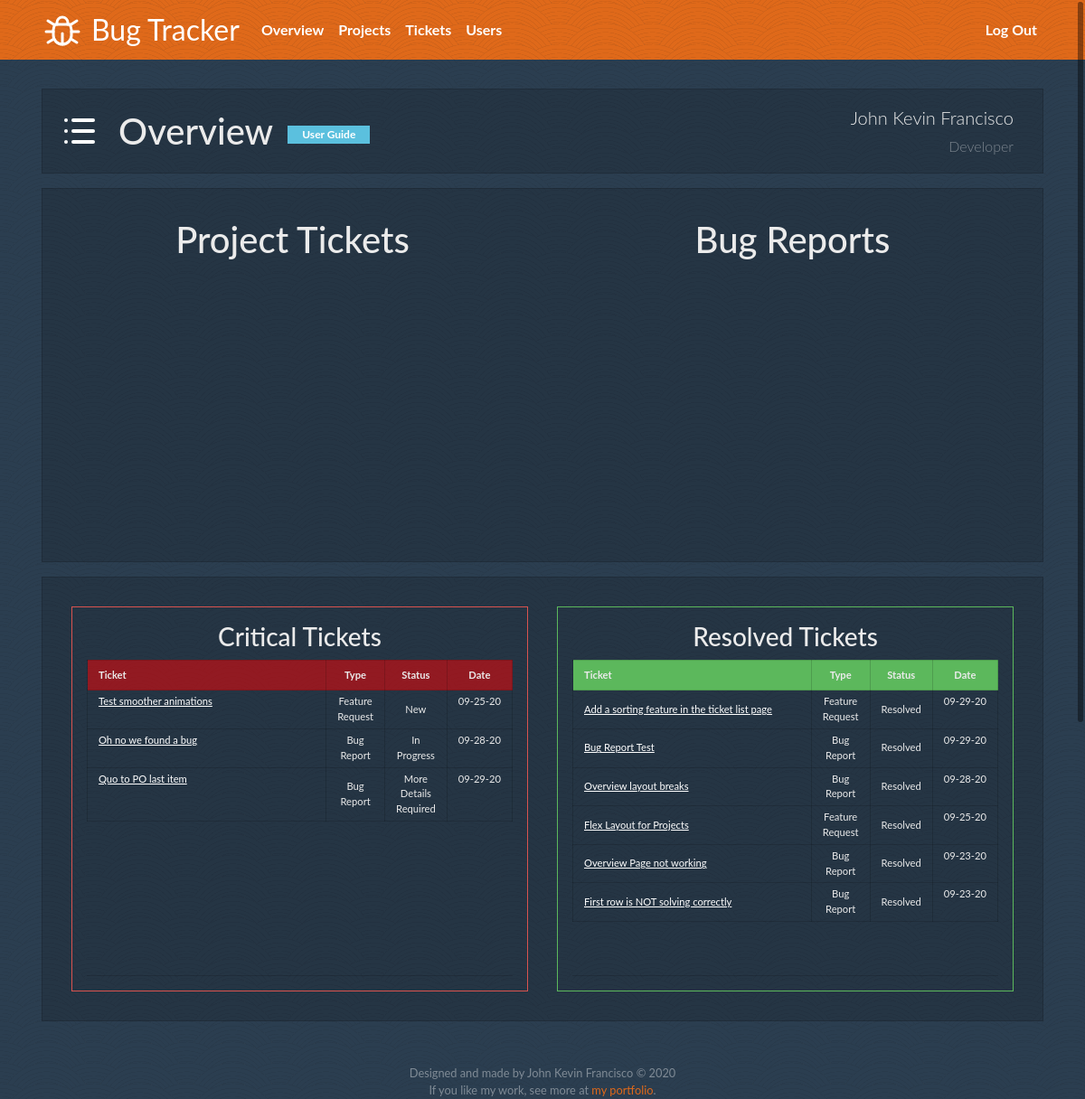
/overview (signed in), run on the app's committed database.
### models.py (models this page shows)
class Ticket(db.Model):
    tck_id = db.Column(db.Integer, primary_key=True, autoincrement=True)
    tck_proj_id = db.Column(db.Integer, db.ForeignKey('project.proj_id'), nullable=False)
    tck_title = db.Column(db.String(50), nullable=False)
    tck_desc = db.Column(db.String(555), nullable=False)
    tck_type = db.Column(db.String(30))
    tck_prio = db.Column(db.String(20))
    tck_status = db.Column(db.String(20))
    tck_submitter = db.Column(db.Integer, db.ForeignKey('user.user_id'), foreign_keys="Ticket_user_id", nullable=False)
    tck_developer = db.Column(db.Integer, db.ForeignKey('user.user_id'), foreign_keys="Ticket_user_id", nullable=False)
    tck_created = db.Column(db.DateTime, nullable=False)
    tck_history_entries = db.relationship('Ticket_History_Entry', backref='ticket', lazy=True)
    tck_messages = db.relationship('Ticket_Message', backref='ticket', lazy=True)
    def __repr__(self):
        return f'<Ticket {self.tck_id}: {self.tck_title}>'

### bugtracker.py (the view)
@app.route("/overview")
@login_required
def overview_main():
    projectslist = Project.query.all()
    ticketslist = Ticket.query.all()
    msg_success=request.args.get('msg_success')
    return render_template("overview.html",
                            user_id=session["user_id"],
                            user_first_name=session["user_first_name"],
                            user_last_name=session["user_last_name"],
                            user_role=session["user_role"],
                            msg_success=msg_success,
                            projectslist=projectslist,
                            ticketslist=ticketslist)

### bugtracker.py (called while the page is built)
@app.after_request
def after_request(response):
    response.headers["Cache-Control"] = "no-cache, no-store, must-revalidate"
    response.headers["Expires"] = 0
    response.headers["Pragma"] = "no-cache"
    return response

### helpers.py (called while the page is built)
def login_required(f):
    @wraps(f)
    def decorated_function(*args, **kwargs):
        if session.get("user_id") is None:
            return redirect("/login")
        return f(*args, **kwargs)
    return decorated_function

### models.py (called while the page is built)
    def __repr__(self):
        return f'<Project {self.proj_name}, {self.proj_desc}, {self.proj_deadline}, {self.proj_user_id}>'

### templates/overview.html (shortened to what this page needs)
{% extends "layout.html" %}
{% block head %}
<link rel="stylesheet" href="/static/css/bootstrap-table.min.css">
{% endblock %}
{% block main %}
<div class="container">
    <div class="row my-3 p-3 border border-darker bg-darker">
        <div class="my-auto mr-2">
            <img class="d-inline-flex img-fluid mr-3" src="/static/svg/projects-illustration.svg" alt="Overview">
            <h1 class="d-inline-flex align-middle m-0">Overview</h1>
        </div>
        <div class="mr-auto my-auto d-inline-block px-2">
            <div class="mt-1">
                <a href="#" class="badge badge-info py-1 px-3" data-toggle="modal" data-target="#user-guide-modal">
                    <span class="m-0 text-right">
                        User Guide
                    </span>
                </a>
            </div>
        </div>
        <div class="my-auto d-inline-block px-3">
            <p class="lead m-0 text-right">
                {{ user_first_name + " " + user_last_name }}
                <br>
                <span class="small text-muted font-weight-light">{{ user_role }}</span>
            </p>
        </div>
    </div>
</div>
<div class="container bg-darker border border-darker mx-0 mb-3">
    <div class="row">
        <div class="col-lg-6 m-0 p-3 w-100 h-100">
            <div class="h1 my-3">Project Tickets</div>
            <div id="chart_div1" class="chart-responsive h-auto"></div>
        </div>
        <div class="col-lg-6 m-0 p-3 w-100">
            <div class="h1 my-3">Bug Reports</div>
            <div id="chart_div2" class="chart-responsive"></div>
        </div>
    </div>
</div>
<div class="container mb-3 border border-darker p-3 text-center bg-darker">
    <div class="row no-gutters">
        <div class="col-lg border border-danger text-left m-3">
            <div class="p-3">
                <h3 class="text-center">Critical Tickets</h3>
                <div class="slim-scroll border-bottom border-darker">
                    <table class="table table-hover border border-darker mb-0">
                        <thead>
                            <tr class="bg-critical small">
                                <th class="border border-darker py-2 w-100">Ticket</th>
                                <th class="border border-darker py-2 text-center">Type</th>
                                <th class="border border-darker py-2 text-center">Status</th>
                                <th class="border border-darker py-2 text-center">Date</th>
                            </tr>
                        </thead>
                        <tbody class="small">
                            {% for t in ticketslist | sort(attribute='tck_created') if t.tck_prio == 'Critical' and t.tck_status != 'Resolved' %}
                            <tr>
                                <td class="border border-darker py-1">
                                    <a href="/manage_ticket/{{ t.tck_id }}" class="">
                                        {{ t.tck_title }}
                                    </a>
                                </td>
                                <td class="border border-darker py-1 text-center align-middle">
                                        {{ t.tck_type }}
                                </td>
                                <td class="border border-darker py-1 text-center align-middle">
                                        {{ t.tck_status }}
                                </td>
                                <td class="border border-darker py-1 text-nowrap text-center">
                                        {{ t.tck_created.strftime("%m-%d-%y") }}
                                </td>
                            </tr>
                            {% endfor %}
                        </tbody>
                    </table>
                </div>
            </div>
        </div>
        <div class="col-lg border border-success text-left m-3">
            <div class="p-3">
                <h3 class="text-center">Resolved Tickets</h3>
                <div class="slim-scroll border-bottom border-darker">
                    <table class="table table-hover border border-darker mb-0">
                        <thead>
                            <tr class="bg-success small">
                                <th class="border border-darker py-2 w-100">Ticket</th>
                                <th class="border border-darker py-2 text-center">Type</th>
                                <th class="border border-darker py-2 text-center">Status</th>
                                <th class="border border-darker py-2 text-center">Date</th>
                            </tr>
                        </thead>
                        <tbody class="small">
                            {% for t in ticketslist | sort(attribute='tck_created', reverse=True) if t.tck_status == 'Resolved' %}
                            <tr>
                                <td class="border border-darker py-1 align-middle">
                                    <a href="/manage_ticket/{{ t.tck_id }}">
                                        {{ t.tck_title }}
                                    </a>
                                </td>
                                <td class="border border-darker py-1 text-center align-middle">
                                        {{ t.tck_type }}
                                </td>
                                <td class="border border-darker py-1 text-center align-middle">
                                        {{ t.tck_status }}
                                </td>
                                <td class="border border-darker py-1 text-nowrap text-center">
                                        {{ t.tck_created.strftime("%m-%d-%y") }}
                                </td>
                            </tr>
                            {% endfor %}
                        </tbody>
                    </table>
                </div>
            </div>
        </div>
    </div>
</div>
{% endblock %}

### static/css/styles.css (style rules this page uses)
main img { max-width: 100%; }
html { font-size: 1rem; }
.bg-texture-2 { background-image: url("/static/img/arches.png"); }
.border-darker { border-color: rgba(0, 0, 0, 0.15) !important; }
.bg-darker { background-color: rgba(0, 0, 0, 0.15); }
.bg-critical { background-color: rgba( 255, 0, 0, 0.5); }
.chart-responsive { width: 100%; min-height: 300px; height: auto; }

### data on the page
Ticket: tck_title "Test smoother animations", tck_type "Feature Request", tck_status "New", tck_created "09-25-20"
Ticket: tck_title "Oh no we found a bug", tck_type "Bug Report", tck_status "In Progress", tck_created "09-28-20"
Ticket: tck_title "Quo to PO last item", tck_type "Bug Report", tck_status "More Details Required", tck_created "09-29-20"
Ticket: tck_title "Add a sorting feature in the ticket list page", tck_type "Feature Request", tck_status "Resolved", tck_created "09-29-20"
Ticket: tck_title "Bug Report Test", tck_type "Bug Report", tck_status "Resolved", tck_created "09-29-20"
Ticket: tck_title "Overview layout breaks", tck_type "Bug Report", tck_status "Resolved", tck_created "09-28-20"
Ticket: tck_title "Flex Layout for Projects", tck_type "Feature Request", tck_status "Resolved", tck_created "09-25-20"
Ticket: tck_title "Overview Page not working", tck_type "Bug Report", tck_status "Resolved", tck_created "09-23-20"
Ticket: tck_title "First row is NOT solving correctly", tck_type "Bug Report", tck_status "Resolved", tck_created "09-23-20"

### other printed values
{{ user_first_name + " " + user_last_name }} "John Kevin Francisco"
{{ user_role }} "Developer"
